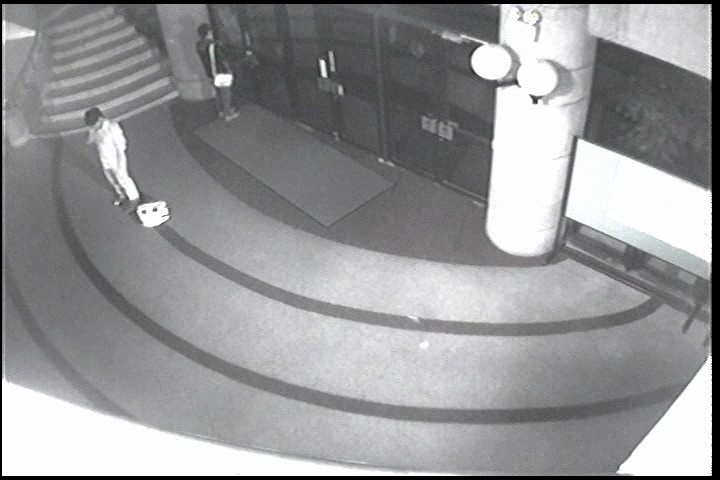
#> input picture eval/alerts_object/left_12_20260802_154726.jpg, 720 x 480 px
$ python -i eval_augmented.py   (imports and definitions only)
#> lines starting #> are read from the running program, lines starting #| are printed output that depends on the picture
#> further down, picture is the input picture: shape (480, 720, 3); mean B, G, R 151.4, 150, 149.8
#!/usr/bin/env python3
"""
eval/eval_augmented.py — Stress-test the detection pipeline under simulated
real-world CCTV conditions (low resolution, noise, poor lighting, motion blur).

Purpose:
  The main eval_harness tests on clean video. This script applies
  degradation augmentations to simulate conditions that differ between
  test videos and real CCTV deployments, exposing robustness gaps
  BEFORE production.

Usage:
    # Start model_server first:
    python3 model_server.py

    # Then run augmented eval:
    python3 eval/eval_augmented.py \
        --videos-dir eval/videos \
        --labels-dir eval/labels \
        --detector-url http://127.0.0.1:8000 \
        --out-dir eval/report_augmented

    # Run specific augmentations only:
    python3 eval/eval_augmented.py --augmentations low_res dark noisy

    # Adjust severity of augmentations:
    python3 eval/eval_augmented.py --resolution 480 --brightness 0.4 --noise-std 25

Augmentations:
    low_res   — Downscale to --resolution height (default 480px), then upscale back
    dark      — Reduce brightness by --brightness factor (default 0.5)
    noisy     — Add Gaussian noise with --noise-std (default 20)
    blur      — Apply motion blur with --blur-kernel size (default 7)
    all       — Apply all augmentations combined (worst case)
"""

import argparse
import csv
import json
import time
from pathlib import Path
from typing import List, Dict, Tuple, Optional

import cv2
import numpy as np
import requests
import yaml

# ── Import from parent ──
import sys
sys.path.insert(0, str(Path(__file__).resolve().parent.parent))
from detectors.fall_detector import FallDetector
from detectors.hand_sos_detector import HandSOSDetector


# ═══════════════════════════════════════════════════════════════════════════════
# Augmentation Functions
# ═══════════════════════════════════════════════════════════════════════════════

def augment_low_res(frame: np.ndarray, target_height: int = 480) -> np.ndarray:
    """Simulate low-resolution CCTV by downscaling then upscaling."""
#> called with target_height = 480
    h, w = frame.shape[:2]
#> h = 480; w = 720
    if h <= target_height:
        return frame
    scale = target_height / h
    small = cv2.resize(frame, (int(w * scale), target_height), interpolation=cv2.INTER_AREA)
    return cv2.resize(small, (w, h), interpolation=cv2.INTER_LINEAR)


def augment_dark(frame: np.ndarray, brightness: float = 0.5) -> np.ndarray:
    """Simulate low-light conditions."""
#> called with brightness = 0.5
    return cv2.convertScaleAbs(frame, alpha=brightness, beta=0)
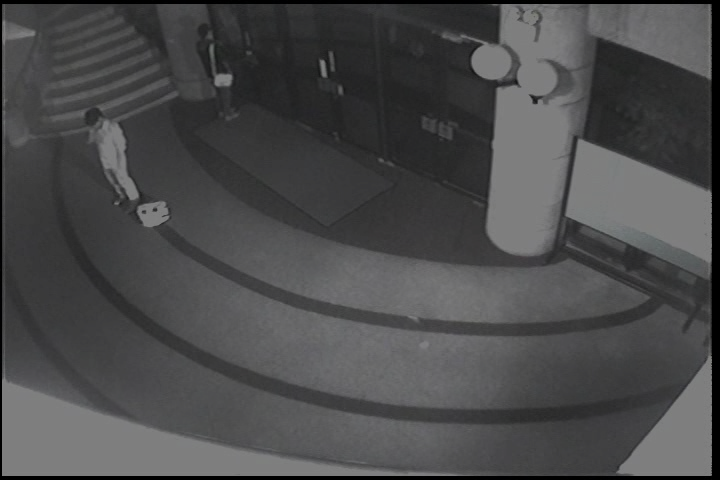
#> returned value: shape (480, 720, 3); mean of channels 0, 1, 2 75.6, 74.9, 74.8; drawn as B, G, R


def augment_noisy(frame: np.ndarray, std: float = 20.0) -> np.ndarray:
    """Add Gaussian noise to simulate sensor noise in cheap CCTV."""
#> called with std = 20
    noise = np.random.normal(0, std, frame.shape).astype(np.float32)
    noisy = np.clip(frame.astype(np.float32) + noise, 0, 255)
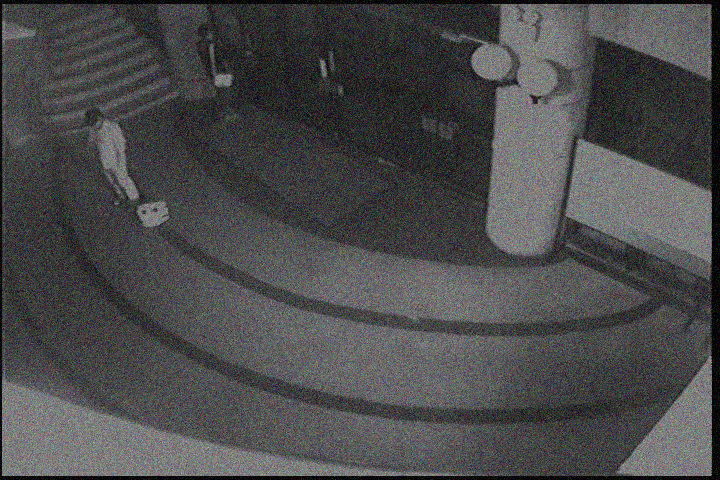
#> noisy: shape (480, 720, 3) float32; mean B, G, R 75.9, 75.3, 75.1
    return noisy.astype(np.uint8)


def augment_blur(frame: np.ndarray, kernel_size: int = 7) -> np.ndarray:
    """Simulate motion blur."""
#> called with kernel_size = 7
    kernel = np.zeros((kernel_size, kernel_size))
    kernel[kernel_size // 2, :] = np.ones(kernel_size) / kernel_size
    return cv2.filter2D(frame, -1, kernel)


def augment_combined(frame: np.ndarray, target_height: int = 480,
                     brightness: float = 0.5, noise_std: float = 20.0,
                     blur_kernel: int = 7) -> np.ndarray:
    """Apply all augmentations — worst-case scenario."""
    frame = augment_low_res(frame, target_height)
    frame = augment_dark(frame, brightness)
    frame = augment_noisy(frame, noise_std)
    frame = augment_blur(frame, blur_kernel)
    return frame


AUGMENTATION_MAP = {
    "low_res": augment_low_res,
    "dark": augment_dark,
    "noisy": augment_noisy,
    "blur": augment_blur,
    "all": augment_combined,
}


# ═══════════════════════════════════════════════════════════════════════════════
# Detection + Tracking (same as main eval harness)
# ═══════════════════════════════════════════════════════════════════════════════

class SimpleTracker:
    """IoU-based tracker (copied from eval_harness)."""
    def __init__(self):
        self.next_id = 0
        self.tracks = {}

    # [383 lines left out: functions _iou, update, detect_all, evaluate_video, match_predictions, compute_metrics and 1 more, not called in this run]


# [2 lines not run here, left out]

>>> import cv2
>>> picture = cv2.imread('alerts_object/left_12_20260802_154726.jpg')
>>> result = augment_combined(picture)

$ run again, on eval/alerts_object/left_13_20260802_154933.jpg
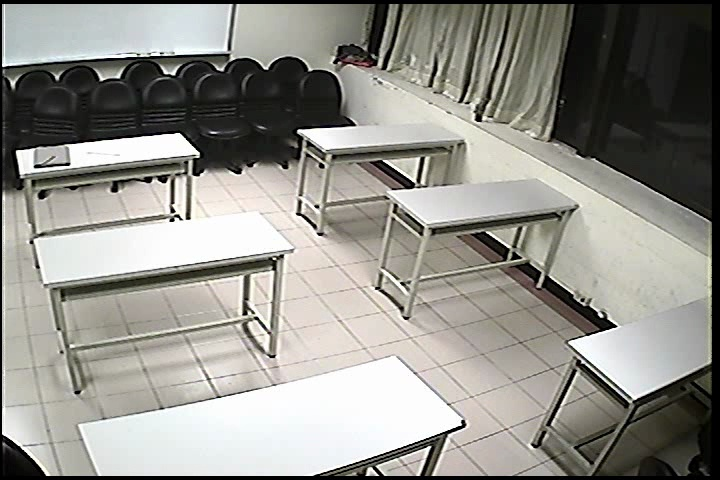
#> input picture eval/alerts_object/left_13_20260802_154933.jpg, 720 x 480 px
#> picture is the input picture: shape (480, 720, 3); mean B, G, R 138.9, 145.2, 146.5
#> in augment_noisy, `noisy = np.clip(frame.astype(np.float32) + noise, 0, 255)`:
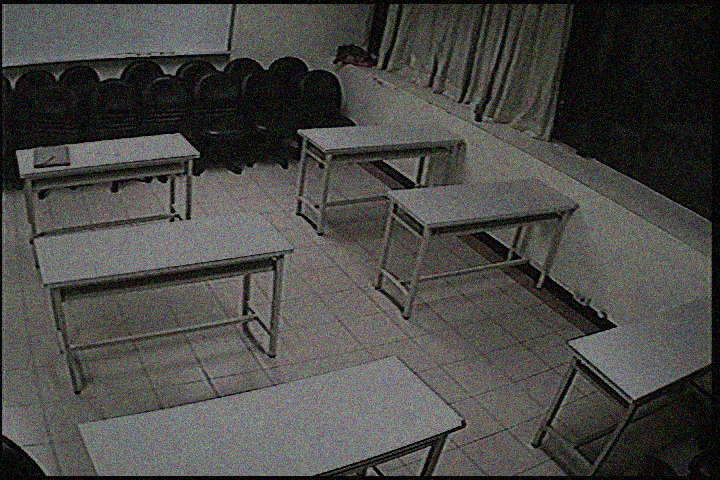
#> noisy: shape (480, 720, 3) float32; mean B, G, R 70.5, 73.6, 74.2
#> in augment_blur, `return cv2.filter2D(frame, -1, kernel)`:
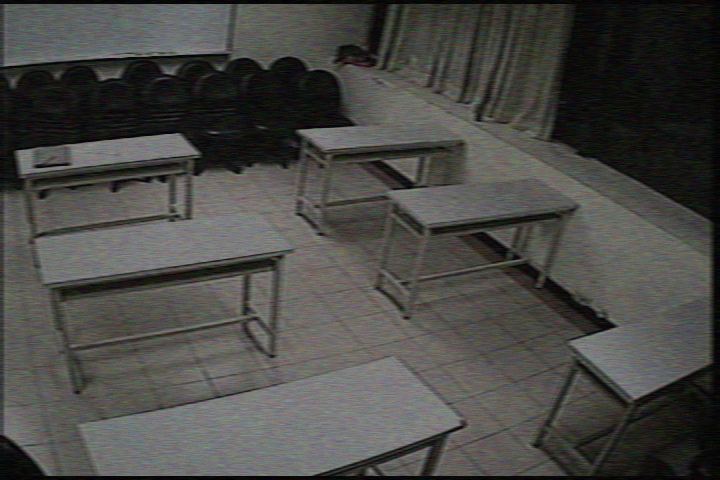
#> returned value: shape (480, 720, 3); mean of channels 0, 1, 2 70.1, 73.2, 73.7; drawn as B, G, R

$ run again, on eval/alerts_object/left_13_20260802_154956.jpg
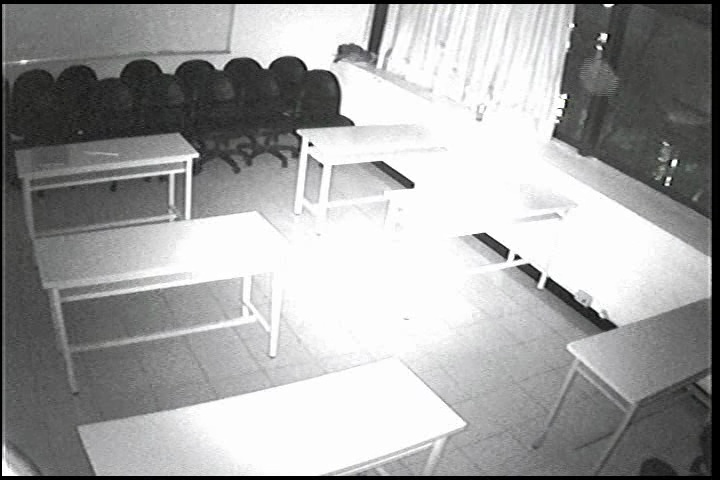
#> input picture eval/alerts_object/left_13_20260802_154956.jpg, 720 x 480 px
#> picture is the input picture: shape (480, 720, 3); mean B, G, R 162.5, 162.6, 162.4
#> in augment_dark, `return cv2.convertScaleAbs(frame, alpha=brightness, beta=0)`:
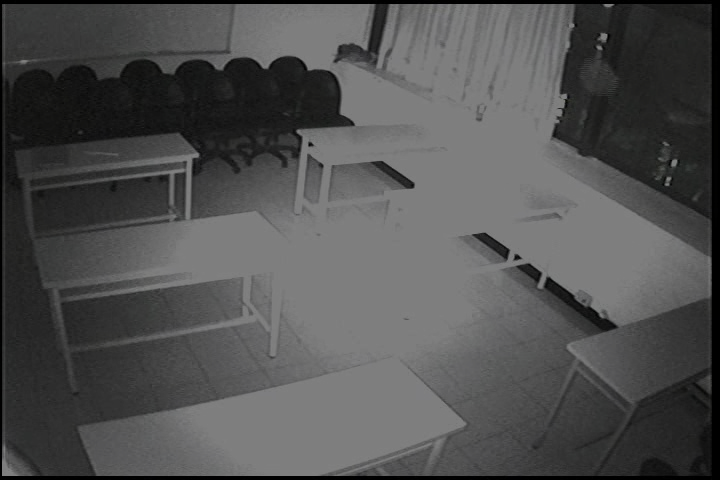
#> returned value: shape (480, 720, 3); mean of channels 0, 1, 2 81.1, 81.2, 81.1; drawn as B, G, R
#> in augment_noisy, `noisy = np.clip(frame.astype(np.float32) + noise, 0, 255)`:
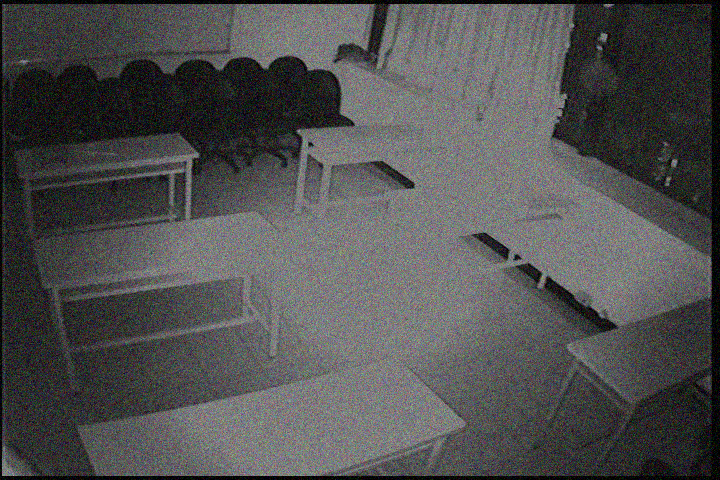
#> noisy: shape (480, 720, 3) float32; mean B, G, R 81.6, 81.6, 81.5
